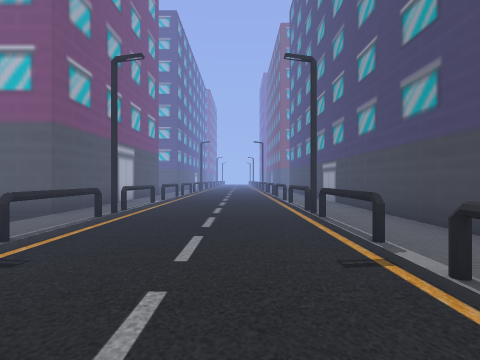
View 1 (above)

24 first-person views from a walk through a scene from a Unity 3-D project. The camera is 1.4 m above the floor, looks level and sees 90° across. The floor is counted in squares, 2 m on a side. Each view is taken from the middle of a square. On the plan, view 1 faces up. The plan holds only what a view shows up to about 9 squares ahead; the rest is blank. The place goes on beyond the plan. Some animated figures are left out. Some surface patterns are stand-ins.

View 2
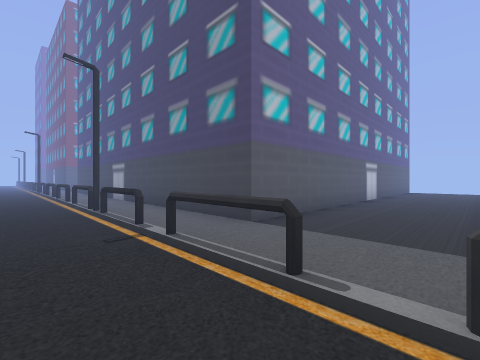

View 3
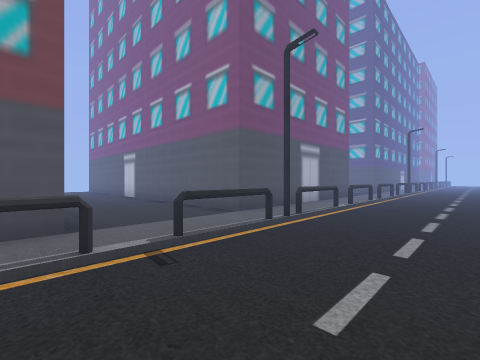

View 4
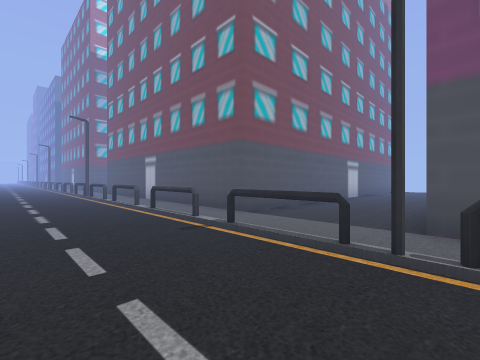

View 5
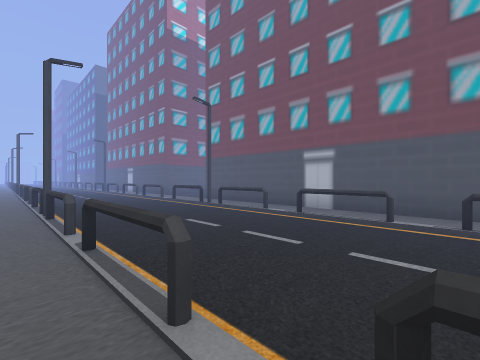

View 6
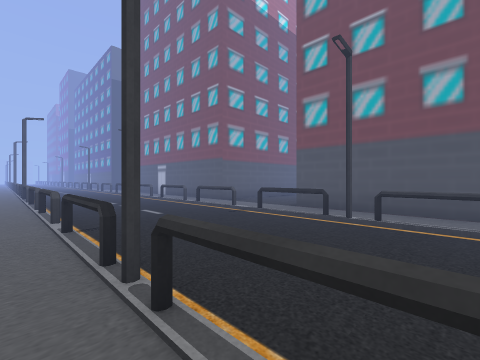

View 7
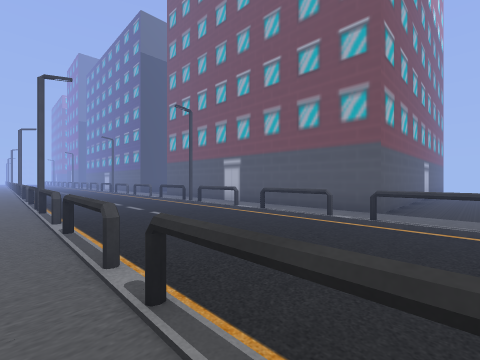

View 8
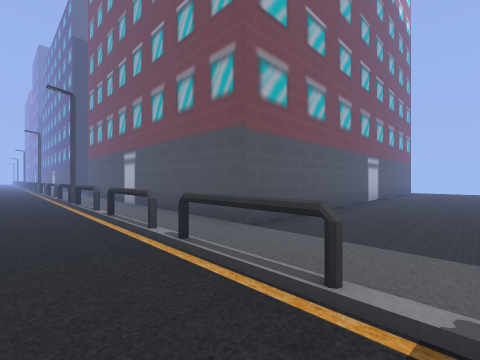

View 9
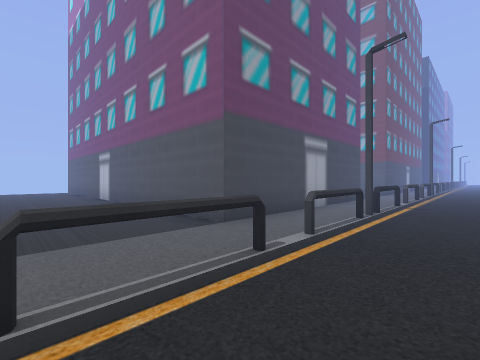

View 10
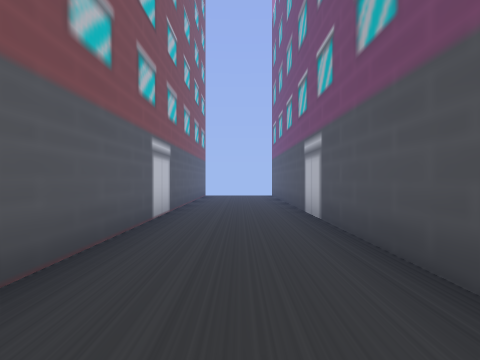

View 11
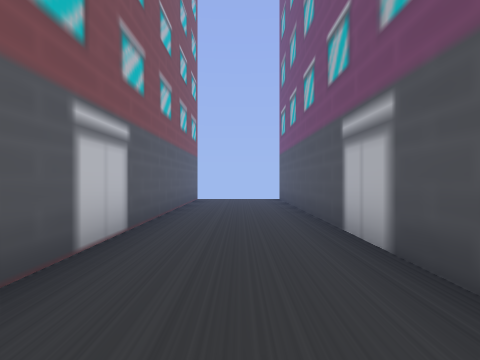

View 12
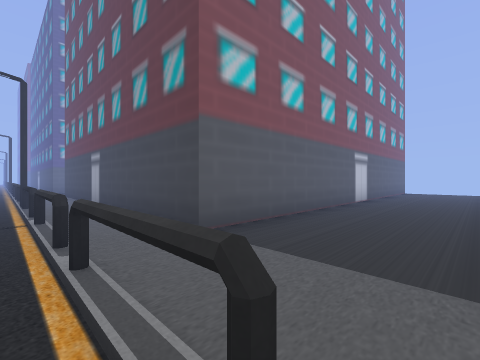

View 13
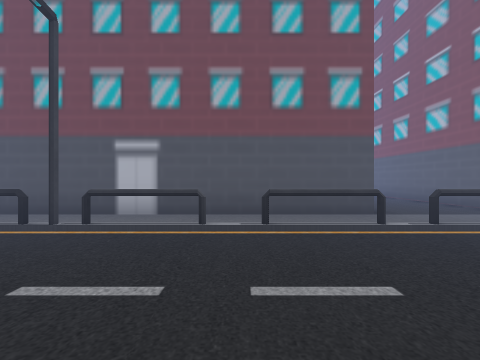

View 14
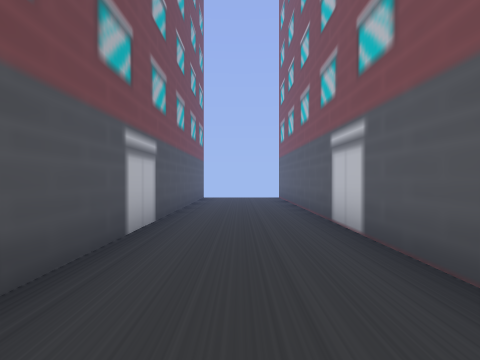

View 15
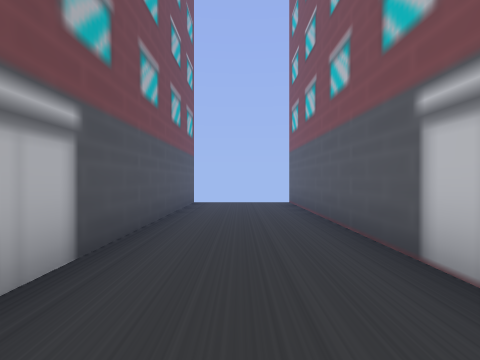

View 16
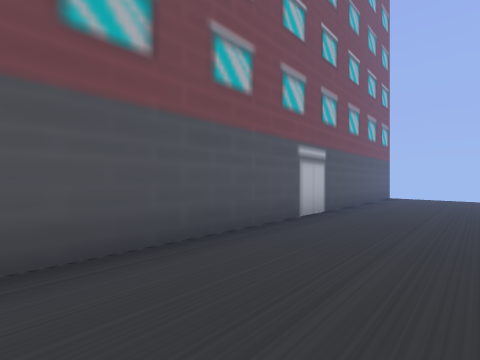

View 17
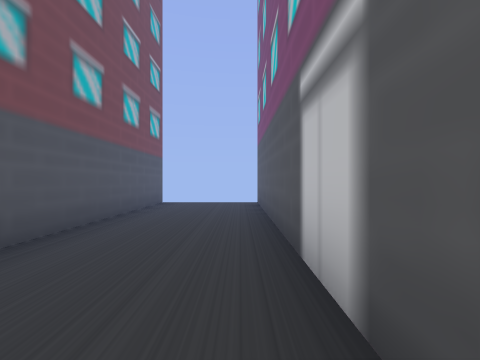

View 18
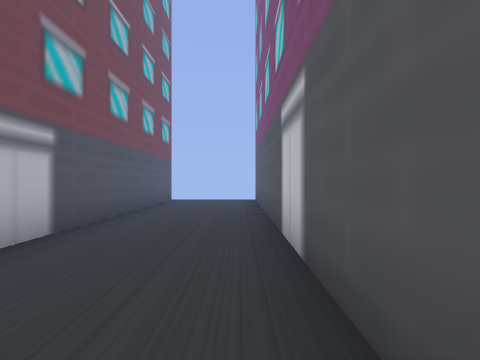

View 19
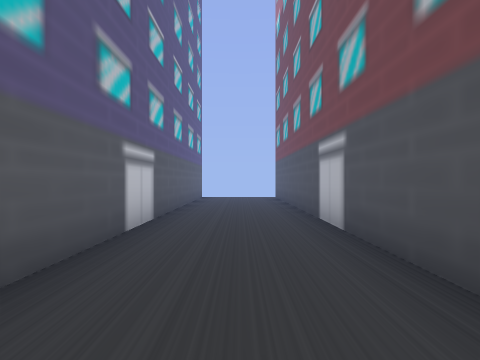

View 20
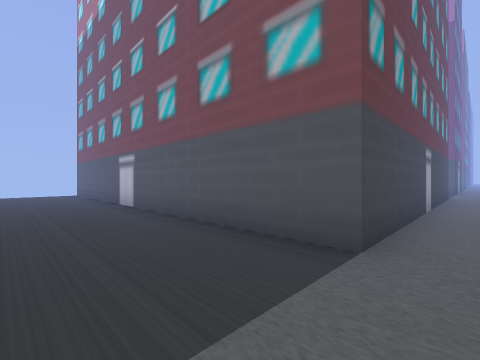

View 21
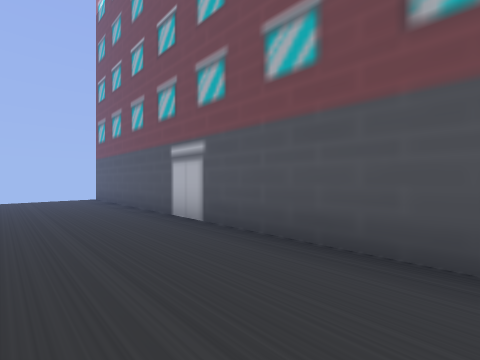

View 22
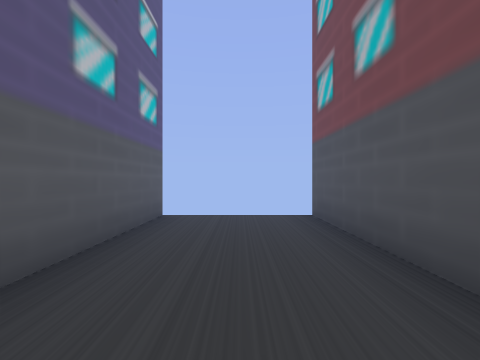

View 23
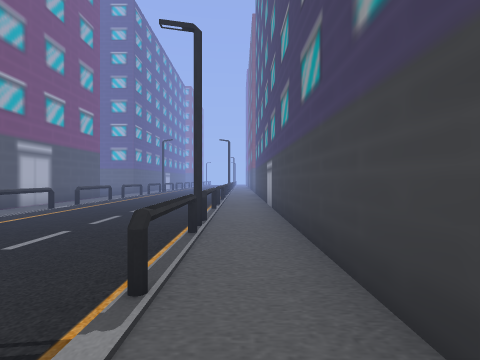

View 24
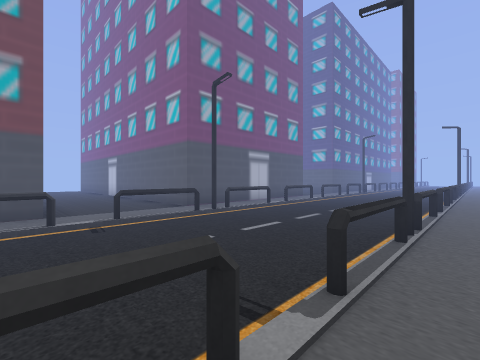

### Floor plan
Points are (right, up) in squares from view 1. A wall is a line through its corners. A room is listed if a view was taken in it or the views show most of it. See-through windows are left out.
Room 1 (views 1, 2, 3, 4, 5, 6, 7, 8, 9, 10, 11, 12, 13, 14, 15, 16, 17, 18, 19, 20, 21, 22, 23, 24)
walls: (-2.3, -3.6) (-2.3, -5); (-2.3, -6.1) (-2.3, -7.7); (-2.3, -1) (-2.3, -2.6); (1.3, -0.1) (1.3, 1.5); (-2.3, -8.6) (-2.3, -10.1); (-4.5, -7.4) (-15.5, -7.4); (-2.3, 1.5) (-2.3, 0.1); (1.3, -10.1) (1.3, -8.6); (1.3, 2.4) (1.3, 3.9); (-2.3, -11) (-2.3, -12.6); (-2.3, 4) (-2.3, 2.4); (1.3, -12.6) (1.3, -11); (1.3, 5) (1.3, 6.5); (-2.3, -13.5) (-2.3, -15); (-2.3, 6.6) (-2.3, 5); (1.3, -14.9) (1.3, -13.5); (-2.3, -16.1) (-2.3, -17.4); (-2.3, 8.9) (-2.3, 7.5); (1.3, -17.6) (1.3, -16.1); (-3.6, 10.2) (-3.6, 4.6) (-15.4, 4.6); (-15.6, 1.6) (-3.6, 1.6) (-3.6, -7.5); (-15.5, -10.4) (-3.6, -10.4) (-3.6, -18.3); (2.8, -19.5) (2.8, -13.5) (14.8, -13.5); (14.9, 1.5) (2.8, 1.5) (2.8, 9.8); (14.8, -10.5) (2.8, -10.5) (2.8, -1.5) (14.9, -1.5)
low walls: (1.4, -3.6) (1.4, -5); (1.4, -6.1) (1.4, -7.7); (1.4, -1) (1.4, -2.6); (1.4, -8.7) (1.4, -10); (1.4, 1.5) (1.4, 1); (1.4, -11) (1.4, -12.6); (1.4, 3.9) (1.4, 2.4); (1.4, -13.6) (1.4, -14.9); (1.4, 6.5) (1.4, 5)

Where each view was taken, in squares from view 1:
view 1: 0 up, 0 right, facing up
view 2: 1 down, 0 right, facing up-right
view 3: 1 up, 0 right, facing up-left
view 4: 5 up, 0 right, facing down-left
view 5: 0 up, 2 right, facing down-left
view 6: 4 down, 2 right, facing down-left
view 7: 9 down, 2 right, facing down-left
view 8: 8 down, 1 left, facing down-left
view 9: 11 down, 0 right, facing down-right
view 10: 12 down, 4 right, facing right
view 11: 12 down, 6 right, facing right
view 12: 13 down, 1 right, facing up-right
view 13: 13 down, 1 right, facing left
view 14: 9 down, 6 left, facing left
view 15: 9 down, 8 left, facing left
view 16: 4 up, 5 left, facing down-left
view 17: 4 up, 8 left, facing left
view 18: 4 up, 7 left, facing left
view 19: 0 up, 5 right, facing right
view 20: 1 up, 2 right, facing down-right
view 21: 1 up, 5 right, facing down-right
view 22: 0 up, 10 right, facing right
view 23: 1 up, 2 right, facing up
view 24: 1 up, 2 right, facing up-left
